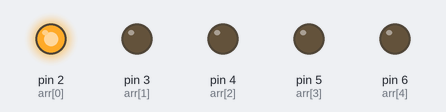
The sketch below on a simulated Arduino Uno, built with avr-gcc and run on an emulated ATmega328P. On the bench: output pins drawn as LEDs (lit = HIGH).

Above: at 0.1 s.
At 2.1 s:
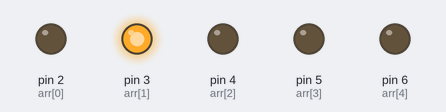
At 4.1 s:
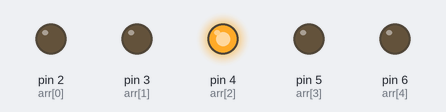
At 8.1 s:
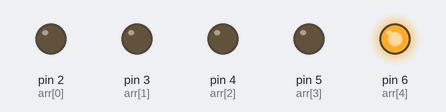
At 10.1 s:
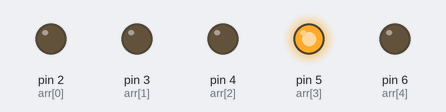
At 19.1 s:
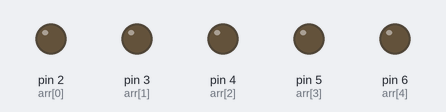
Timing chart, 0 to 20.6 s (numbered marks = the images above):
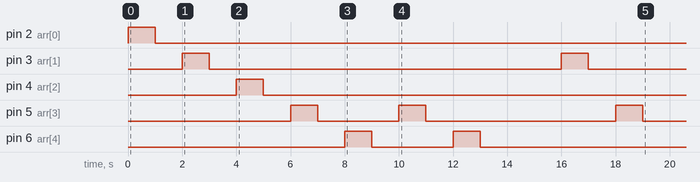

The sketch:

lab1A.ino
```cpp
// C++ code
//
void setup()
{
  pinMode(2, OUTPUT);
  pinMode(3, OUTPUT);
  pinMode(4, OUTPUT);
  pinMode(5, OUTPUT);
  pinMode(6, OUTPUT);
}

void loop()
{
  int arr[5]={2,3,4,5,6};
  for(int i=0;i<5;i++){
    digitalWrite(arr[i], HIGH);
  	delay(1000);
    digitalWrite(arr[i], LOW);
  	delay(1000);
  }
  for(int i=3;i>0;i++){
    digitalWrite(arr[i], HIGH);
  	delay(1000);
    digitalWrite(arr[i], LOW);
  	delay(1000);
  }

  /*digitalWrite(2, HIGH);
  delay(1000); // Wait for 1000 millisecond(s)
  digitalWrite(2, LOW);
  delay(1000); // Wait for 1000 millisecond(s)
  digitalWrite(3, HIGH);
  delay(1000); // Wait for 1000 millisecond(s)
  digitalWrite(3, LOW);
  delay(1000); // Wait for 1000 millisecond(s)
  digitalWrite(4, HIGH);
  delay(1000); // Wait for 1000 millisecond(s)
  digitalWrite(4, LOW);
  delay(1000); // Wait for 1000 millisecond(s)
  digitalWrite(5, HIGH);
  delay(1000); // Wait for 1000 millisecond(s)
  digitalWrite(5, LOW);
  delay(1000); // Wait for 1000 millisecond(s)
  digitalWrite(6, HIGH);
  delay(1000); // Wait for 1000 millisecond(s)
  digitalWrite(6, LOW);
  delay(1000); // Wait for 1000 millisecond(s)*/
}
```

Measured:
- by itself, pin 2 (arr[0]): LOW → HIGH at 0.00 s, → LOW 1.0 s later
- by itself, pin 3 (arr[1]): alternates HIGH for 1.0 s and LOW for 13.0 s, 4 changes in all, then stays LOW
- by itself, pin 4 (arr[2]): LOW → HIGH at 4.0 s, → LOW 1.0 s later
- by itself, pin 5 (arr[3]): goes HIGH 1.0 s, LOW 3.0 s, HIGH 1.0 s, LOW 7.0 s, HIGH 1.0 s, then LOW
- by itself, pin 6 (arr[4]): LOW → HIGH at 8.0 s, → LOW 1.0 s later, → HIGH 3.0 s later, → LOW 1.0 s later, … (4 changes in this stretch)
